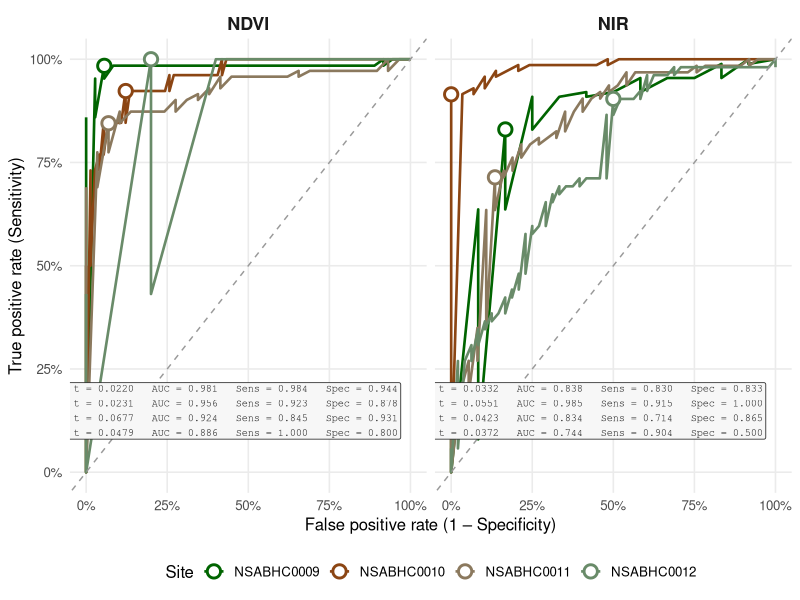
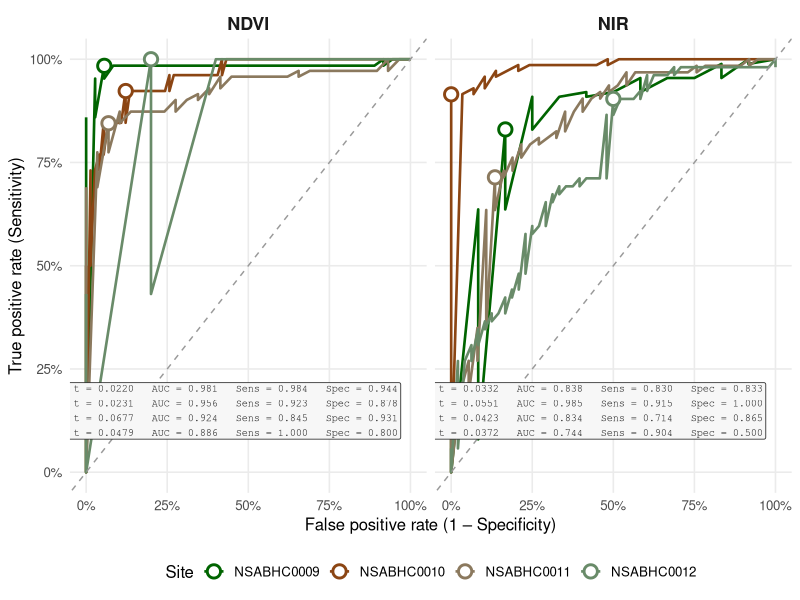
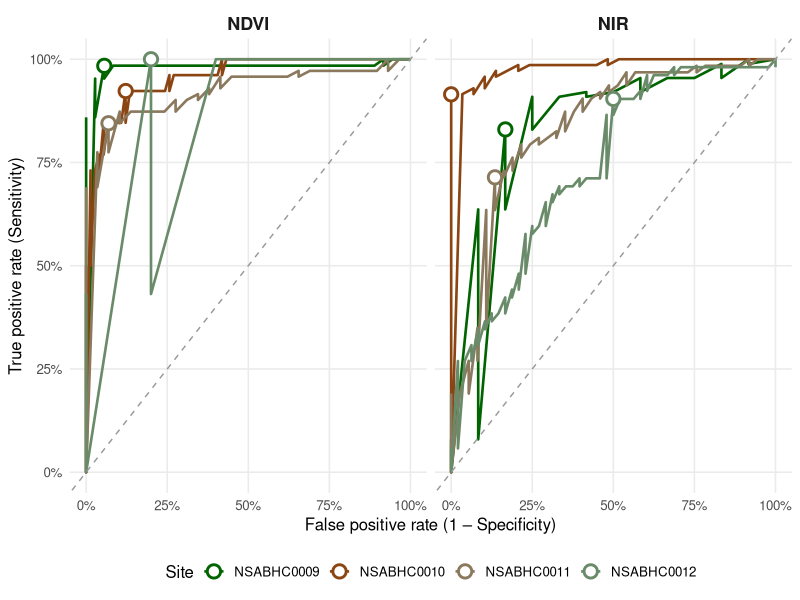

Write the R code that produced these figures, in order.
# ROC-based threshold selection for NDVI and NIR masking
#
# Fits ROC curves (Youden index) to visually classified training points to find
# the optimal pixel-value threshold for separating vegetation from bare ground
# (NDVI) and non-shadow from shadow (NIR). These thresholds were then passed to
# create_masked_raster() (funx.R) to produce the masked rasters archived on
# Zenodo (10.5281/zenodo.17089161).
#
# Run from the project root:
#   Rscript preprocessing/02_roc_thresholds.R
#
# Inputs (tracked in this repo):
#   data/ndvi_reference_point_values.csv  — 100 pts/site, classes: veg | non-veg
#   data/nir_reference_point_values.csv   — 100 pts/site, classes: shadow | non-shadow
#
# Outputs:
#   data_out/ndvi_thresholds_2024.csv     — optimal threshold + diagnostics per site
#   data_out/nir_thresholds.csv
#   maps_graphs/roc_curves.png            — ROC curves for all sites x both metrics
#
# Expected thresholds (from original analysis):
#   NDVI: NSABHC0009 = 0.02198, NSABHC0010 = 0.02310, NSABHC0011 = 0.06775, NSABHC0012 = 0.04794
#   NIR:  NSABHC0009 = 0.03323, NSABHC0010 = 0.05510, NSABHC0011 = 0.04225, NSABHC0012 = 0.03722

library(pROC)
library(tidyverse)

if (!dir.exists("data_out"))    dir.create("data_out")
if (!dir.exists("maps_graphs")) dir.create("maps_graphs")

ndvi_pts <- read_csv("data/ndvi_reference_point_values.csv", show_col_types = FALSE)
nir_pts  <- read_csv("data/nir_reference_point_values.csv",  show_col_types = FALSE)


# =============================================================================
# Core function: ROC analysis for one metric across all sites
# =============================================================================
# positive_class: the class coded as 1 (target of detection)
# Returns a list with one element per site, each containing:
#   threshold, auc, sensitivity, specificity, n_pos, n_neg, roc object

run_roc_analysis <- function(df, value_col, class_col, positive_class,
                             site_col = "site") {
  lapply(unique(df[[site_col]]), function(s) {
    d <- df[df[[site_col]] == s, ]
    binary <- as.integer(d[[class_col]] == positive_class)

    roc_obj  <- roc(binary, d[[value_col]], quiet = TRUE, direction = "<")
    best     <- coords(roc_obj, "best",
                       ret = c("threshold", "sensitivity", "specificity"),
                       best.method = "youden")

    # coords() can return multiple rows if several thresholds tie — take the first
    best <- best[1, ]

    list(
      site        = s,
      roc         = roc_obj,
      threshold   = best$threshold,
      auc         = as.numeric(auc(roc_obj)),
      auc_ci      = as.numeric(ci.auc(roc_obj)),   # lower, AUC, upper (DeLong 95% CI)
      sensitivity = best$sensitivity,
      specificity = best$specificity,
      n_pos       = sum(binary == 1),
      n_neg       = sum(binary == 0)
    )
  }) |> setNames(unique(df[[site_col]]))
}


# =============================================================================
# Run analyses
# =============================================================================

ndvi_roc <- run_roc_analysis(ndvi_pts,
                             value_col      = "ndvi",
                             class_col      = "class",
                             positive_class = "veg")

nir_roc  <- run_roc_analysis(nir_pts,
                             value_col      = "nir",
                             class_col      = "class",
                             positive_class = "non-shadow")


# =============================================================================
# Extract summary tables
# =============================================================================

summarise_roc <- function(roc_list, value_label) {
  map_dfr(roc_list, function(x) {
    tibble(
      site          = x$site,
      metric        = value_label,
      threshold     = round(x$threshold,   6),
      auc           = round(x$auc,         4),
      auc_ci_lower  = round(x$auc_ci[1],   4),
      auc_ci_upper  = round(x$auc_ci[3],   4),
      sensitivity   = round(x$sensitivity, 3),
      specificity   = round(x$specificity, 3),
      n_veg_pos     = x$n_pos,
      n_nonveg_neg  = x$n_neg
    )
  })
}

ndvi_summary <- summarise_roc(ndvi_roc, "NDVI")
nir_summary  <- summarise_roc(nir_roc,  "NIR")

write_csv(ndvi_summary, "data_out/ndvi_thresholds_2024.csv")
write_csv(nir_summary,  "data_out/nir_thresholds.csv")

cat("=== NDVI thresholds (2024) ===\n")
print(ndvi_summary, width = 120)
cat("\n=== NIR thresholds ===\n")
print(nir_summary, width = 120)


# =============================================================================
# ROC curve plots
# =============================================================================

roc_plot_data <- function(roc_list, metric_label) {
  map_dfr(roc_list, function(x) {
    tibble(
      site        = x$site,
      metric      = metric_label,
      specificity = x$roc$specificities,
      sensitivity = x$roc$sensitivities
    )
  })
}

optimal_points <- function(summary_tbl) {
  summary_tbl %>%
    transmute(site, metric,
              x = 1 - specificity,
              y = sensitivity)
}

# One annotation block per facet, placed in the lower-right empty space.
# Each row is one site; columns are tab-aligned with sprintf padding.
panel_annotations <- bind_rows(ndvi_summary, nir_summary) %>%
  arrange(metric, site) %>%
  group_by(metric) %>%
  summarise(
    label = paste(
      sprintf("%-12s  t = %.4f   AUC = %.3f   Sens = %.3f   Spec = %.3f",
              site, threshold, auc, sensitivity, specificity),
      collapse = "\n"
    ),
    .groups = "drop"
  )

site_colours <- c(
  NSABHC0009 = "darkgreen",
  NSABHC0010 = "saddlebrown",
  NSABHC0011 = "navajowhite4",
  NSABHC0012 = "darkseagreen4"
)

plot_df <- bind_rows(
  roc_plot_data(ndvi_roc, "NDVI"),
  roc_plot_data(nir_roc,  "NIR")
)

opt_df <- bind_rows(
  optimal_points(ndvi_summary),
  optimal_points(nir_summary)
)

roc_plot <- ggplot(plot_df,
                   aes(x = 1 - specificity, y = sensitivity, colour = site)) +
  geom_line(linewidth = 0.9) +
  geom_abline(slope = 1, intercept = 0, linetype = "dashed", colour = "grey60") +
  geom_point(data = opt_df, aes(x = x, y = y, colour = site),
             size = 3.5, shape = 21, fill = "white", stroke = 1.5) +
  geom_label(data = panel_annotations,
             aes(x = 0.97, y = 0.08, label = label),
             hjust = 1, vjust = 0, size = 2.6,
             inherit.aes = FALSE,
             label.size = 0.3, fill = "grey97", colour = "grey20",
             family = "mono") +
  facet_wrap(~ metric, nrow = 1) +
  scale_colour_manual(values = site_colours, name = "Site") +
  scale_x_continuous(limits = c(0, 1), labels = scales::percent_format()) +
  scale_y_continuous(limits = c(0, 1), labels = scales::percent_format()) +
  labs(x = "False positive rate (1 – Specificity)",
       y = "True positive rate (Sensitivity)") +
  theme_minimal(base_size = 12) +
  theme(
    panel.grid.minor  = element_blank(),
    strip.text        = element_text(face = "bold", size = 13),
    legend.position   = "bottom",
    plot.background   = element_rect(fill = "white", colour = "white")
  )

roc_plot

ggsave("maps_graphs/roc_curves.png", roc_plot, width = 12, height = 6, dpi = 300)

# Clean version for the preprocessing README — annotation box omitted since
# the threshold table is already in the README as markdown.
roc_plot_clean <- roc_plot + theme(legend.position = "bottom")
roc_plot_clean <- ggplot(plot_df,
                         aes(x = 1 - specificity, y = sensitivity, colour = site)) +
  geom_line(linewidth = 0.9) +
  geom_abline(slope = 1, intercept = 0, linetype = "dashed", colour = "grey60") +
  geom_point(data = opt_df, aes(x = x, y = y, colour = site),
             size = 3.5, shape = 21, fill = "white", stroke = 1.5) +
  facet_wrap(~ metric, nrow = 1) +
  scale_colour_manual(values = site_colours, name = "Site") +
  scale_x_continuous(limits = c(0, 1), labels = scales::percent_format()) +
  scale_y_continuous(limits = c(0, 1), labels = scales::percent_format()) +
  labs(x = "False positive rate (1 – Specificity)",
       y = "True positive rate (Sensitivity)") +
  theme_minimal(base_size = 12) +
  theme(
    panel.grid.minor  = element_blank(),
    strip.text        = element_text(face = "bold", size = 13),
    legend.position   = "bottom",
    plot.background   = element_rect(fill = "white", colour = "white")
  )

ggsave("preprocessing/roc_curves.png", roc_plot_clean, width = 10, height = 5, dpi = 150)
